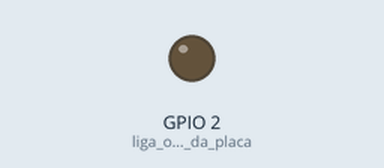
This sketch was run on a simulated ESP8266 (NodeMCU). On the bench: output pins drawn as LEDs (lit = HIGH). WiFi joins after 1.5 s; servers stay silent unless stated; uploads are accepted with an empty reply; what the sketch prints to the serial monitor is not drawn.

Above: at 5.6 s.
Timing chart, 0 to 10.6 s (numbered marks = the images above):
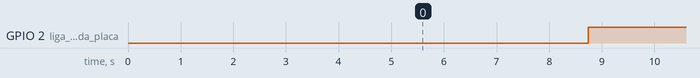

Measured:
- by itself, GPIO 2 (liga_o_led_da_placa): alternates HIGH for 3.2 s and LOW for 3.0 s

The sketch:

NodeMCU.ino
```cpp
#include <ESP8266WiFi.h>
#include <ESP8266HTTPClient.h>


// Define a URL do HOST
#define HOST "univesppi.000webhostapp.com"
#define WIFI_SSID "GTH"
#define WIFI_PASSWORD ""


// Variáveis que serão enviadas ao servidor
int corrente = 3;
int tensao = 127;
float  potencia = corrente*tensao;
String sendcorrente, sendtensao, sendpotencia, postData;


void setup() {


Serial.begin(115200);
Serial.println("Comunicação iniciada \n\n");
delay(1000);
Serial.println("pot = " + String(potencia));

pinMode(LED_BUILTIN, OUTPUT);     // liga o led da placa


WiFi.mode(WIFI_STA);
WiFi.begin(WIFI_SSID, WIFI_PASSWORD);
Serial.print("Conectando a ");
Serial.print(WIFI_SSID);
while (WiFi.status() != WL_CONNECTED)
{ Serial.print(".");
    delay(500); }

Serial.println();
Serial.print("Conectado a ");
Serial.println(WIFI_SSID);
Serial.print("IP: ");
Serial.println(WiFi.localIP());

delay(30);
}


void loop() {

HTTPClient http;


// Convertendo as variáveis int para string
sendcorrente = String(corrente);
sendtensao = String(tensao);
sendpotencia = String(potencia);

postData = "sendcorrente=" + sendcorrente + "&sendtensao=" + sendtensao + "&sendpotencia=" + sendpotencia;


// Atualizando a URL do Host
WiFiClient clientt;
http.begin(clientt, "http://univesppi.000webhostapp.com/escreveBanco.php");
http.addHeader("Content-Type", "application/x-www-form-urlencoded");


int httpCode = http.POST(postData);
Serial.println("Valores, sendcorrente = " + sendcorrente + " and sendtensao = "+sendtensao + "and sendpotencia = 0" + sendpotencia);


// Se a conexao for estabelecida
if (httpCode == 200) {
  Serial.println("Upload realizado com sucesso."); Serial.println(httpCode);
  String webpage = http.getString();
  Serial.println(webpage + "\n");
}

// Se houve falha na conexao, retorna e reinicia
else {
  Serial.println(httpCode);
  Serial.println("Falha no upload. \n");
  http.end();
  return; }


delay(3000);
digitalWrite(LED_BUILTIN, LOW);
delay(3000);
digitalWrite(LED_BUILTIN, HIGH);

}
```
